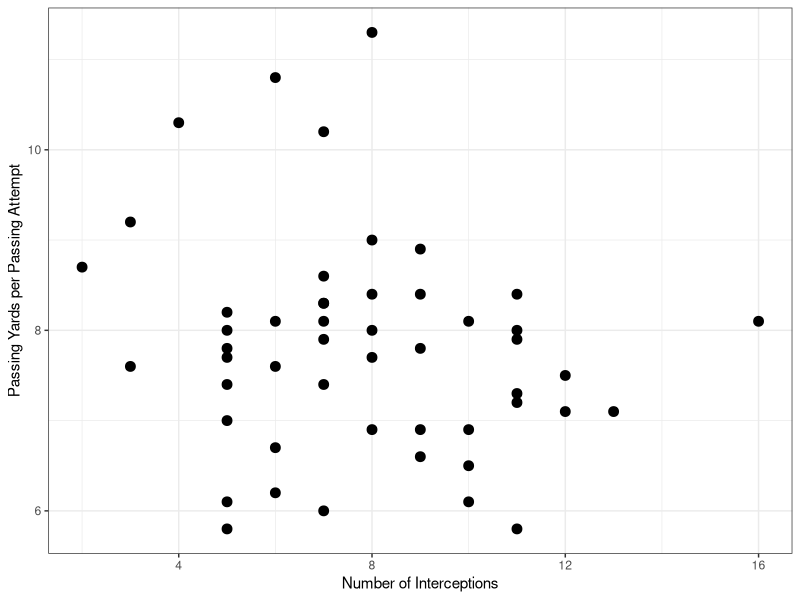
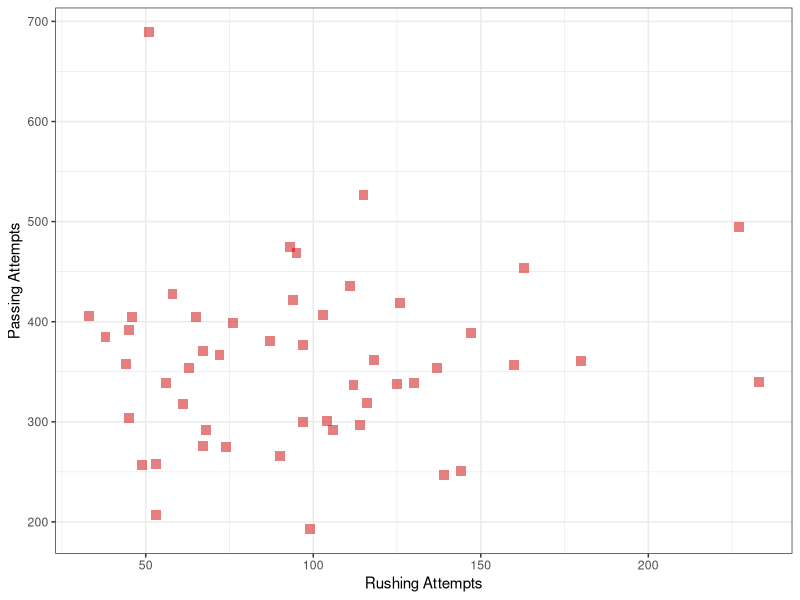
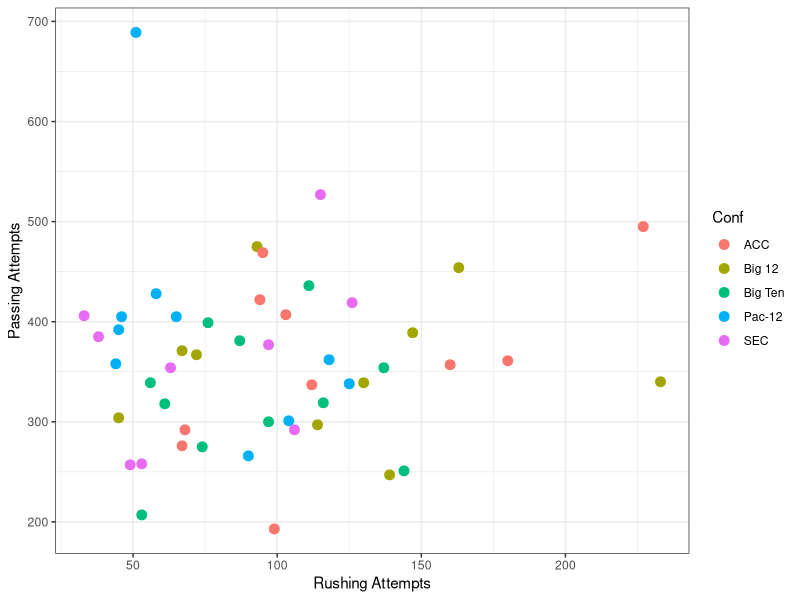
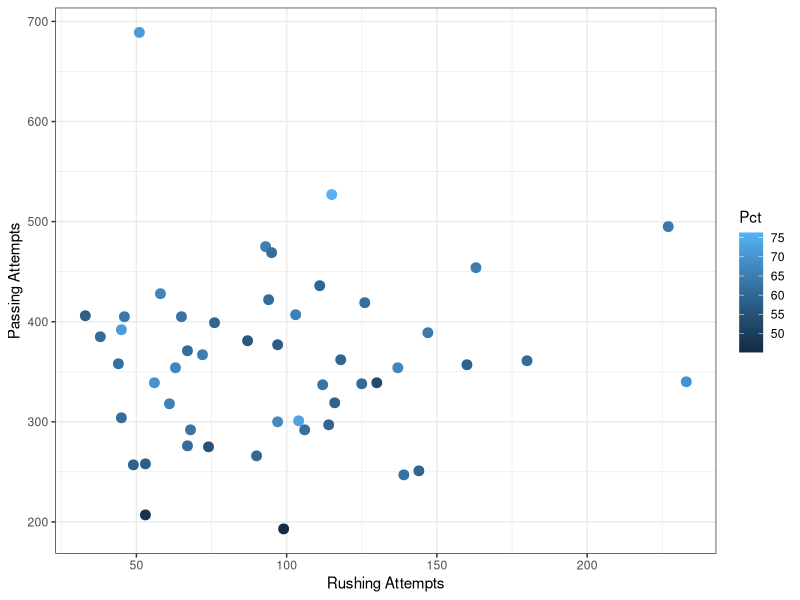
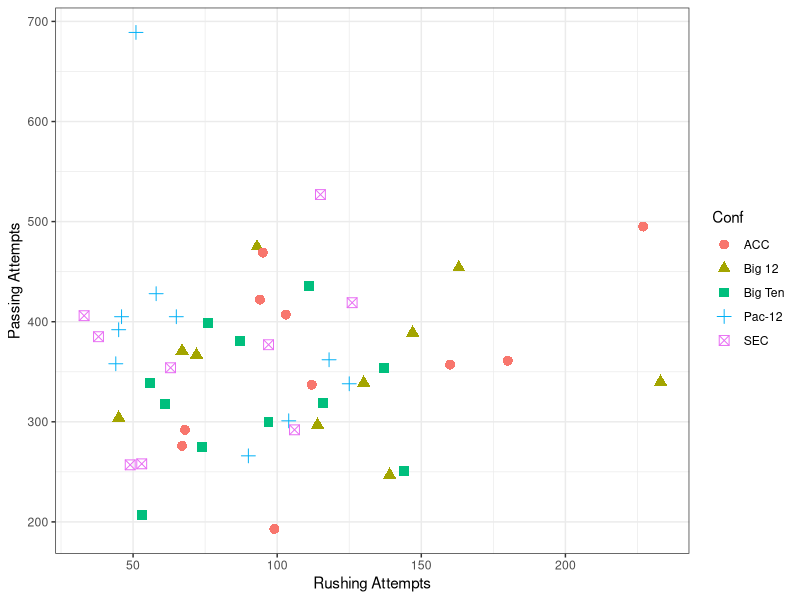
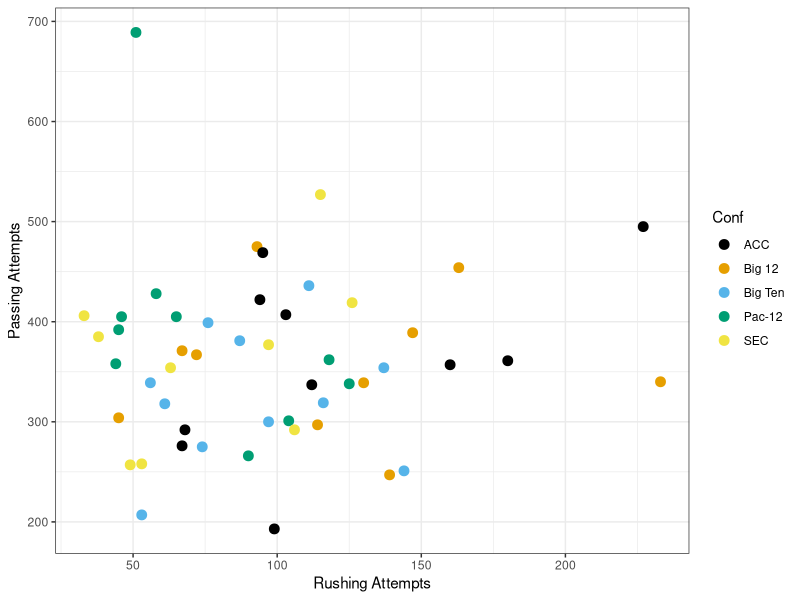

The R script that drew these images, in order:
library(tidyverse)

qbs <- read.csv("Data_quarterbacks_2019.csv",stringsAsFactors=FALSE) %>%
  filter(Conf %in% c("ACC","Big 12","Big Ten","Pac-12","SEC")) %>%
  mutate(Conf=factor(Conf))
str(qbs)

risk <- ggplot(data=qbs,mapping=aes(x=Int,y=Y_A)) +
  geom_point(size=3) +
  scale_x_continuous(name="Number of Interceptions") +
  scale_y_continuous(name="Passing Yards per Passing Attempt") +
  theme_bw()
risk

act <- ggplot(data=qbs,mapping=aes(x=RAtt,y=Att)) +
  geom_point(size=3,shape=15,color="red3",alpha=0.5) +
  scale_x_continuous(name="Rushing Attempts") +
  scale_y_continuous(name="Passing Attempts") +
  theme_bw()
act

act2 <- ggplot(data=qbs,mapping=aes(x=RAtt,y=Att,color=Conf)) +
  geom_point(size=3) +
  scale_x_continuous(name="Rushing Attempts") +
  scale_y_continuous(name="Passing Attempts") +
  theme_bw()
act2

act3 <- ggplot(data=qbs,mapping=aes(x=RAtt,y=Att,color=Pct)) +
  geom_point(size=3) +
  scale_x_continuous(name="Rushing Attempts") +
  scale_y_continuous(name="Passing Attempts") +
  theme_bw()
act3

act4 <- ggplot(data=qbs,mapping=aes(x=RAtt,y=Att,color=Conf,shape=Conf)) +
  geom_point(size=3) +
  scale_x_continuous(name="Rushing Attempts") +
  scale_y_continuous(name="Passing Attempts") +
  theme_bw()
act4

act5 <- act2 +
  scale_color_manual(values=c("#000000", "#E69F00", "#56B4E9", "#009E73", "#F0E442"))
act5


# Script created at 2020-04-07 18:22:34
